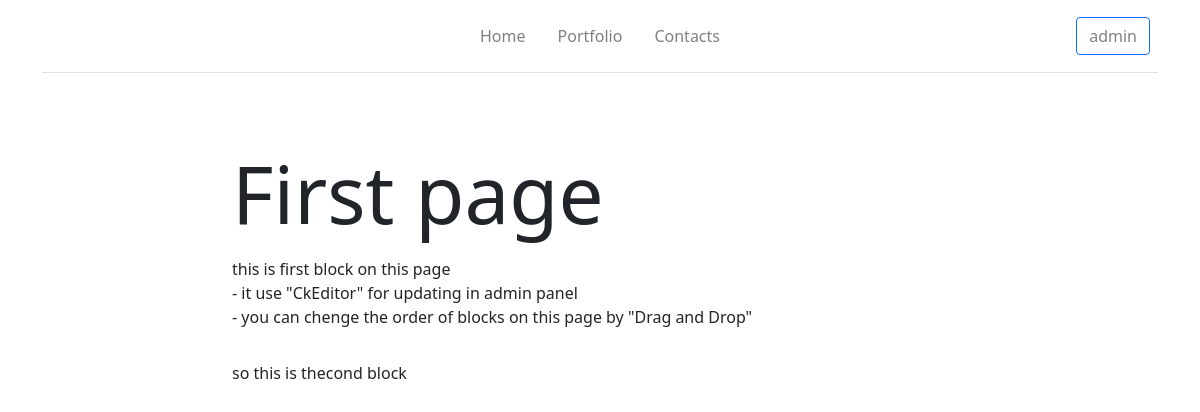
Screenshot of /page/slug with the database file from the repository.
### application/models/page.py (models this page shows, shortened)
class Page(db.Model):
    __tablename__ = 'page'
    id = db.Column(db.Integer, primary_key=True)
    slug = db.Column(db.String(255), unique=True)
    title = db.Column(db.String(80), nullable=True, unique=True)
    description = db.Column(db.String(250), nullable=True)
    archive = db.Column(db.Boolean)
    blocks = db.relationship('Block', back_populates='page', cascade="all,delete" , order_by = Block.order)
    def delete(self):
        if self.archive == False:
            self.archive = True
            db.session.commit()
        elif self.archive == True:
            db.session.delete(self)
            db.session.commit()

### application/models/block.py (models this page shows, shortened)
class Block(db.Model):
    __tablename__ = 'blocks'
    id = db.Column(db.Integer, primary_key=True)
    order = db.Column(db.Integer)
    page_id = db.Column(db.Integer, db.ForeignKey('page.id'))
    page = db.relationship("Page", back_populates="blocks")
    text_id = db.Column(db.Integer, db.ForeignKey('text.id'))
    text = db.relationship("Text", back_populates="blocks", cascade="all,delete")
    gallery_id = db.Column(db.Integer, db.ForeignKey("gallery.id"))
    gallery = db.relationship("Gallery", back_populates="blocks", cascade="all,delete")
    image_id = db.Column(db.Integer, db.ForeignKey("image.id"))
    image =  db.relationship("Image", back_populates="blocks", cascade="all,delete")
    def type(self):
        if self.text:
            return 'text'
        elif self.gallery:
            return 'gallery'
        elif self.image:
            return 'image'
        elif self.card:
            return 'card'
    def delete(self):
        db.session.delete(self)
        db.session.commit()

### application/models/text.py (models this page shows, shortened)
class Text(db.Model):
    __tablename__ = 'text'
    id = db.Column(db.Integer, primary_key=True)
    text = db.Column(db.String, nullable=True)
    blocks = db.relationship('Block', back_populates='text', cascade="all,delete")

### application/views/page.py (the view)
@app.route('/page/<slug>')
def detail(slug):
    page = Page.query.where(Page.slug == slug).first()
    if page and page.archive == False:
        return render_template('user/page/page_detail.html', page=page)
    return page_not_found('page not found')

### application/templates/user/page/page_detail.html (shortened to what this page needs)
{% extends 'user/base/base.html' %}
{% block content %}
<section class="container pt-5">
    <div class="row justify-content-center">
        <h1 class='col-8 display-1 mb-3'>{{ page.title }}</h1>
    </div>
    {% if page.blocks|length > 0 %}
        {% for block in page.blocks %}
        <div class="row mb-3 justify-content-center">
            <div class='col-8'>
                {% include('user/block_logic.html') %}
            </div>
        </div>
        {% endfor %}
    {% endif %}
</section>
{% endblock %}

### application/templates/user/block_logic.html (shortened to what this page needs)
{% if block.type() == 'text' %}
        {{ block.text.text | safe }}
{% elif block.type() == 'gallery' %}
        {% set gallery = block.gallery %}
{% elif block.type() == 'image' %}
        {% set image = block.image %}
{% endif %}

### rows the page displays
Page: title "First page"
Block: text.text "this is first block on this page - it use \"CkEditor\" for updating in admin panel - you can chenge the order of blocks on this page by \"Drag and Drop\""
Block: text.text "so this is thecond block"
